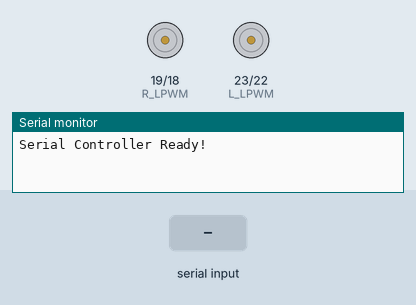
Bench run of a sketch on a simulated ESP32. Shown: motor-driver pin pairs drawn as motors (green arrow = first pin HIGH = forward, orange = second pin HIGH = backward, longer = more drive), the last lines printed to the serial monitor. The test bench sets the inputs (shaded band).

Above: at 1.2 s.
1.3 s: "F\n" received over Serial
At 2.5 s:
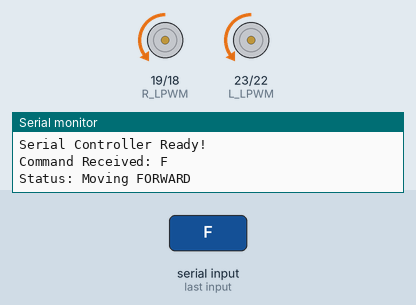
2.8 s: "B\n" received over Serial
At 3.8 s:
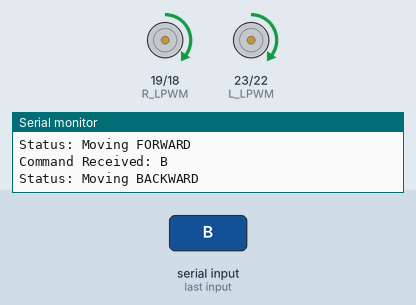
4.3 s: "L\n" received over Serial
At 4.9 s:
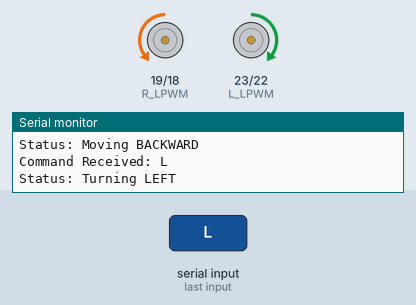
5.8 s: "R\n" received over Serial
At 7.2 s:
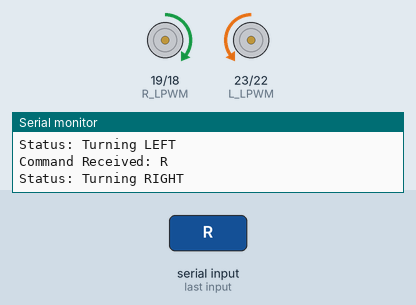
Timing chart, 0 to 8.3 s (numbered marks = the images above; inputs shaded):
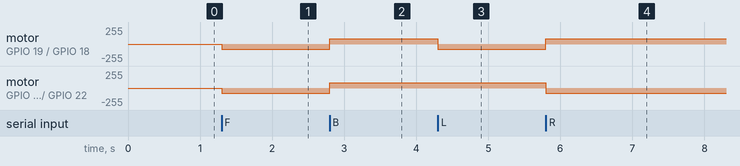

The sketch:

esp32_wheelchair.ino
```cpp
// ESP32 Serial Motor Controller for Smart Wheelchair
// Pin Configuration for BTS7960 / H-Bridge Motor Drivers

// Motor Pins configuration
#define L_RPWM 22
#define L_LPWM 23
#define R_RPWM 18
#define R_LPWM 19

// PWM Speed Control (0 to 255)
const int freq = 5000;
const int resolution = 8;
const int speedVal = 80; // Speed set to 80 (Slow & Safe for Wheelchair)

void stopMotors() {
  ledcWrite(L_RPWM, 0); ledcWrite(L_LPWM, 0);
  ledcWrite(R_RPWM, 0); ledcWrite(R_LPWM, 0);
}

void moveForward() {
  // Both motors forward
  ledcWrite(L_LPWM, 0); ledcWrite(L_RPWM, speedVal);
  ledcWrite(R_LPWM, 0); ledcWrite(R_RPWM, speedVal);
}

void moveBackward() {
  // Both motors backward
  ledcWrite(L_RPWM, 0); ledcWrite(L_LPWM, speedVal);
  ledcWrite(R_RPWM, 0); ledcWrite(R_LPWM, speedVal);
}

void turnLeft() {
  // Left motor reverse, Right motor forward
  ledcWrite(L_RPWM, 0); ledcWrite(L_LPWM, speedVal);
  ledcWrite(R_LPWM, 0); ledcWrite(R_RPWM, speedVal);
}

void turnRight() {
  // Left motor forward, Right motor reverse
  ledcWrite(L_LPWM, 0); ledcWrite(L_RPWM, speedVal);
  ledcWrite(R_RPWM, 0); ledcWrite(R_LPWM, speedVal);
}

void setup() {
  // Initialize Hardware Serial at 115200 Baud Rate
  Serial.begin(115200);

  // Setup ESP32 PWM Output Channels
  ledcAttach(L_RPWM, freq, resolution);
  ledcAttach(L_LPWM, freq, resolution);
  ledcAttach(R_RPWM, freq, resolution);
  ledcAttach(R_LPWM, freq, resolution);

  stopMotors();

  Serial.println("Serial Controller Ready!");
}

void loop() {
  // Listen for commands via Hardware Serial (USB connection)
  if (Serial.available()) {
    String cmd = Serial.readStringUntil('\n');
    cmd.trim();
    cmd.toUpperCase();

    if (cmd.length() > 0) {
      Serial.println("Command Received: " + cmd);

      if (cmd == "F" || cmd == "FORWARD") {
        moveForward();
        Serial.println("Status: Moving FORWARD");
      }
      else if (cmd == "B" || cmd == "BACKWARD") {
        moveBackward();
        Serial.println("Status: Moving BACKWARD");
      }
      else if (cmd == "L" || cmd == "LEFT") {
        turnLeft();
        Serial.println("Status: Turning LEFT");
      }
      else if (cmd == "R" || cmd == "RIGHT") {
        turnRight();
        Serial.println("Status: Turning RIGHT");
      }
      else if (cmd == "S" || cmd == "STOP") {
        stopMotors();
        Serial.println("Status: STOPPED");
      }
    }
  }
}
```

Measured:
- after the input at 1.3 s, motor on GPIO 19 (R_LPWM) / GPIO 18 (R_RPWM), motor on GPIO 23 (L_LPWM) / GPIO 22 (L_RPWM): stopped → backward 80/255 at once
- after the input at 2.8 s, motor on GPIO 19 (R_LPWM) / GPIO 18 (R_RPWM), motor on GPIO 23 (L_LPWM) / GPIO 22 (L_RPWM): backward 80/255 → forward 80/255 at once
- after the input at 4.3 s, motor on GPIO 19 (R_LPWM) / GPIO 18 (R_RPWM): forward 80/255 → backward 80/255 at once
- after the input at 5.8 s, motor on GPIO 19 (R_LPWM) / GPIO 18 (R_RPWM): backward 80/255 → forward 80/255 at once; motor on GPIO 23 (L_LPWM) / GPIO 22 (L_RPWM): forward 80/255 → backward 80/255 at once
